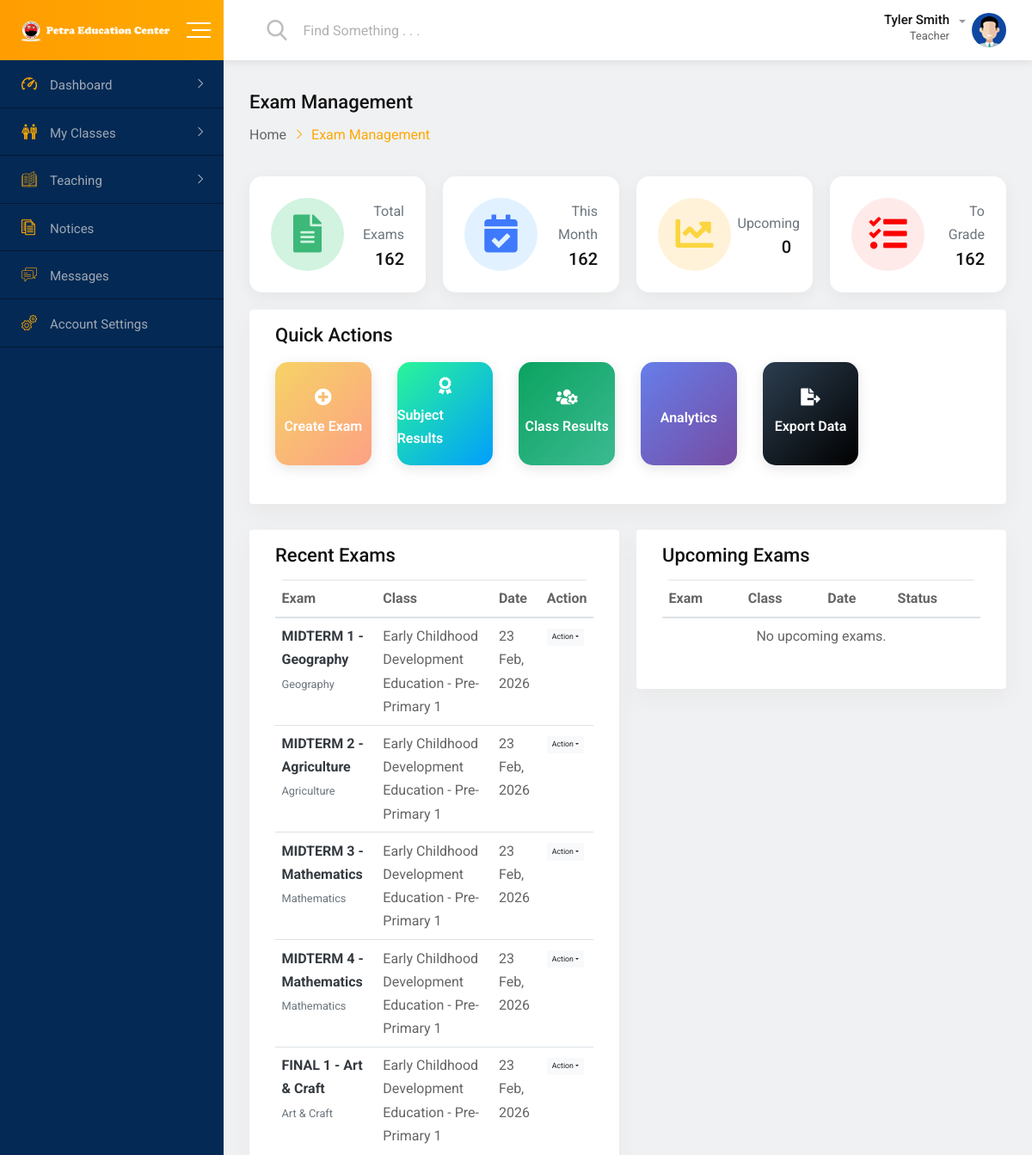
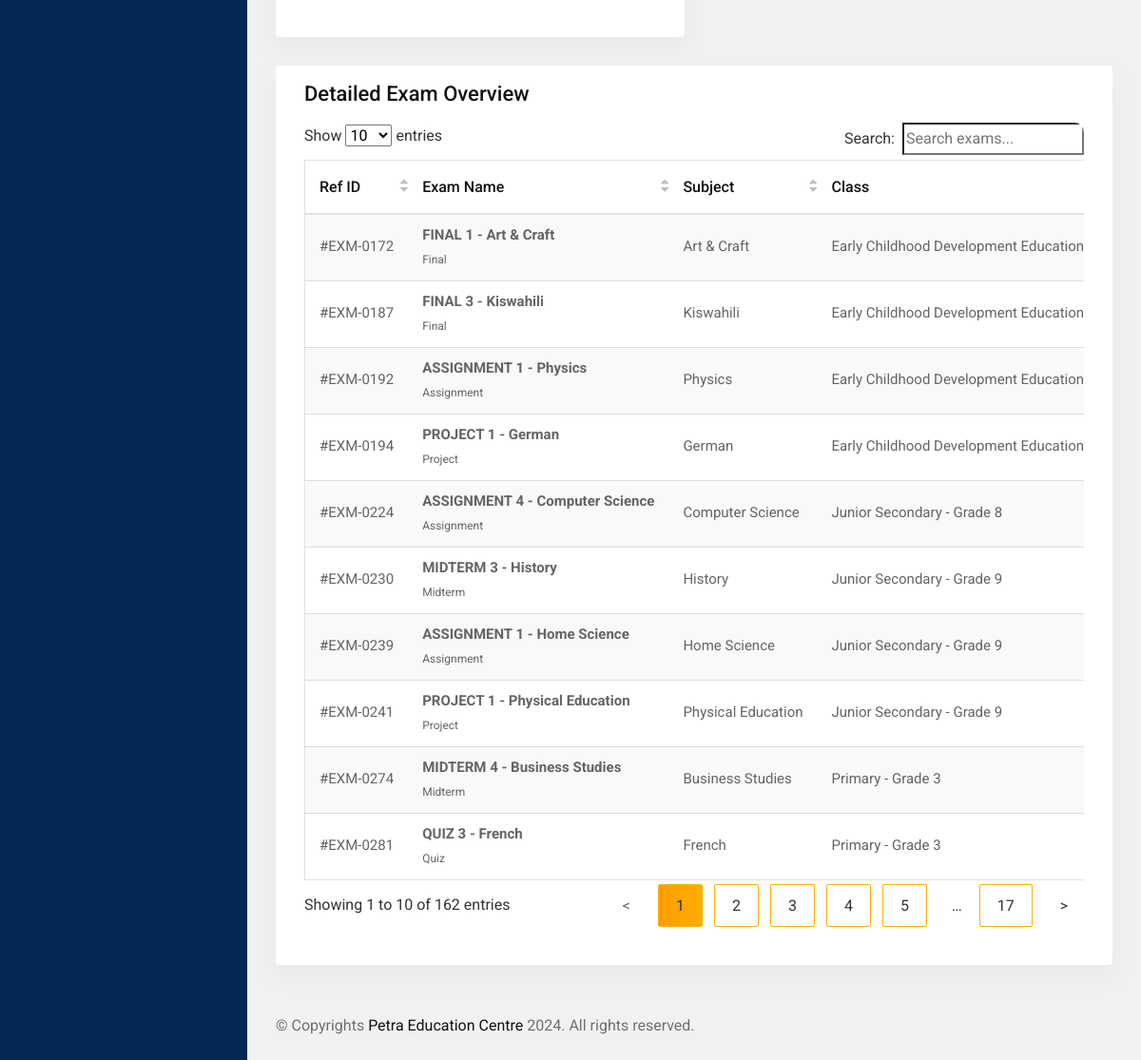
/dashboard/teacher/exams/ (signed in), run on an earlier commit of the app's database (2 pictures, top to bottom).
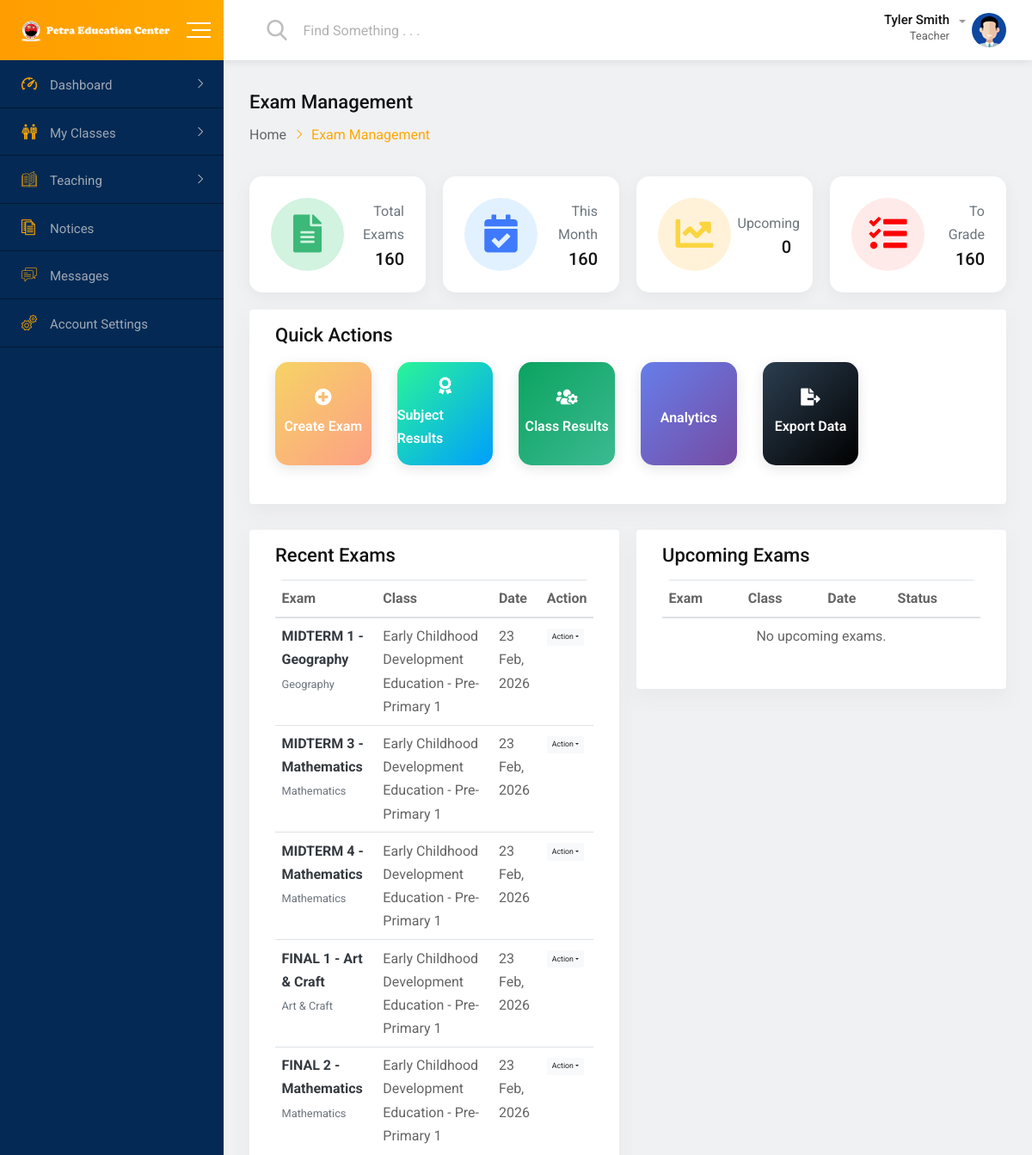
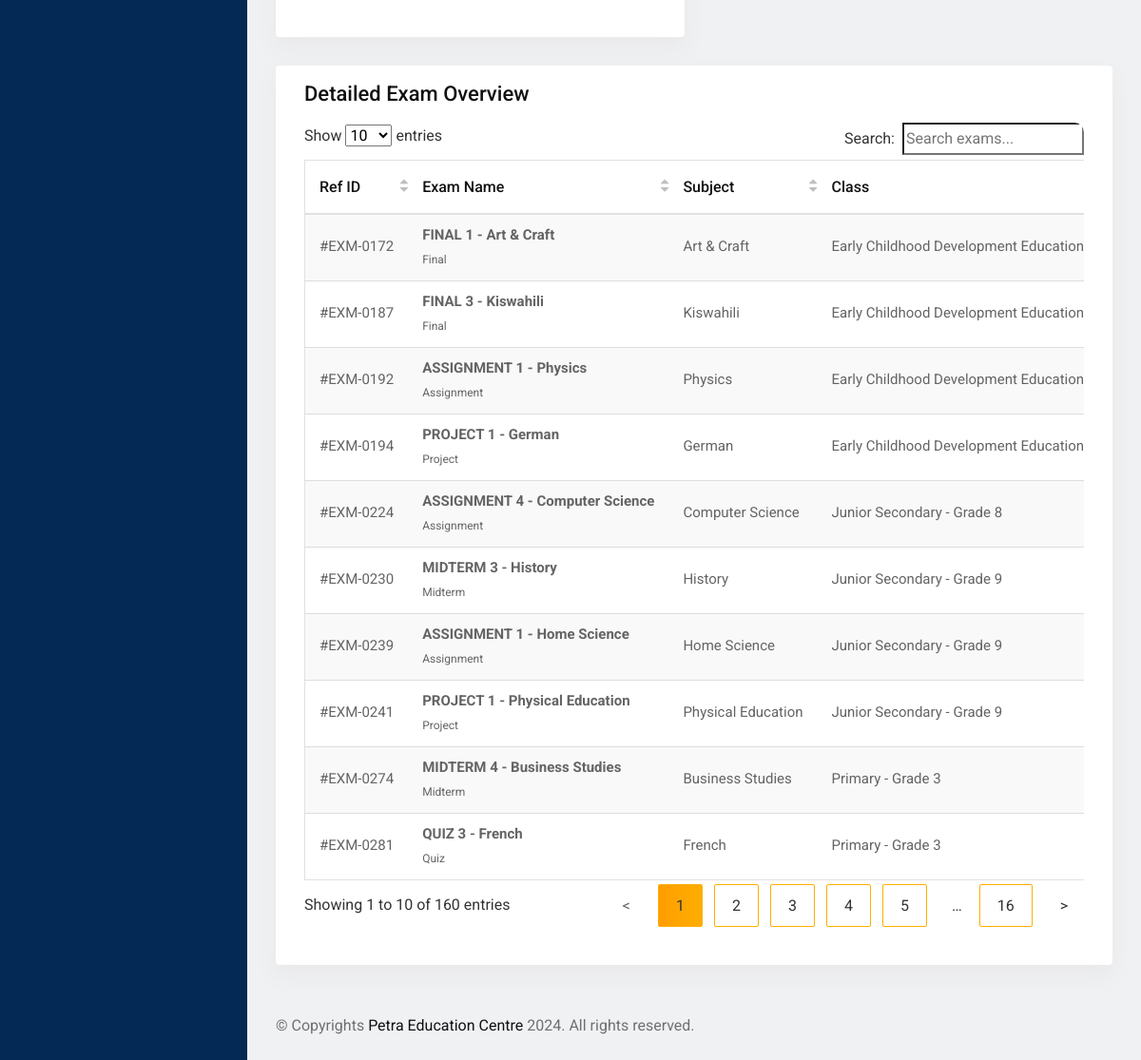
And on a later commit of the database (2 pictures, top to bottom).
### core/models.py (models this page shows, shortened)
class Exam(models.Model):
    EXAM_TYPE_CHOICES = [
        ('MIDTERM', 'Midterm'),
        ('FINAL', 'Final'),
        ('QUIZ', 'Quiz'),
        ('ASSIGNMENT', 'Assignment'),
        ('PROJECT', 'Project'),
    ]
    STATUS_CHOICES = [
        ('UPCOMING', 'Upcoming'),
        ('ONGOING', 'Ongoing'),
        ('COMPLETED', 'Completed'),
        ('CANCELLED', 'Cancelled'),
    ]
    name = models.CharField(max_length=200)
    exam_type = models.CharField(max_length=20, choices=EXAM_TYPE_CHOICES)
    description = models.TextField(blank=True, null=True)
    subject = models.ForeignKey('Subject', on_delete=models.CASCADE)
    class_level = models.ForeignKey('Class', on_delete=models.CASCADE)
    exam_date = models.DateField()
    start_time = models.TimeField()  # No default value
    end_time = models.TimeField()    # No default value
    duration = models.PositiveIntegerField(help_text="Duration in minutes")
    room = models.CharField(max_length=50, blank=True, null=True)
    total_marks = models.DecimalField(max_digits=6, decimal_places=2)
    passing_marks = models.DecimalField(max_digits=6, decimal_places=2)
    status = models.CharField(max_length=20, choices=STATUS_CHOICES, default='UPCOMING')
    created_by = models.ForeignKey(User, on_delete=models.CASCADE)
    created_at = models.DateTimeField(auto_now_add=True)
    updated_at = models.DateTimeField(auto_now=True)
    class Meta:
        ordering = ['-exam_date', 'start_time']

class Subject(models.Model):
    CATEGORY_CHOICES = [
        ('CORE', 'Core'),
        ('ELECTIVE', 'Elective'),
        ('OPTIONAL', 'Optional'),
    ]
    name = models.CharField(max_length=100)
    code = models.CharField(max_length=10, unique=True)
    category = models.CharField(max_length=20, choices=CATEGORY_CHOICES, default='CORE')
    credit_hours = models.PositiveIntegerField(default=1)
    description = models.TextField(blank=True, null=True)
    teachers = models.ManyToManyField(
        'Teacher',
        related_name='assigned_subjects',  # changed
        blank=True,
        verbose_name='Assigned Teachers'
    )

class Class(models.Model):
    LEVEL_CATEGORIES = [
        ('ECDE', 'Early Childhood Development Education'),
        ('PRIMARY', 'Primary'),
        ('JUNIOR_SECONDARY', 'Junior Secondary'),
    ]
    GRADE_LEVELS = [
        ('PP1', 'Pre-Primary 1'),
        ('PP2', 'Pre-Primary 2'),
        ('1', 'Grade 1'),
        ('2', 'Grade 2'),
        ('3', 'Grade 3'),
        ('4', 'Grade 4'),
        ('5', 'Grade 5'),
        ('6', 'Grade 6'),
        ('7', 'Grade 7'),
        ('8', 'Grade 8'),
        ('9', 'Grade 9'),
    ]
    name = models.CharField(max_length=50)
    code = models.CharField(max_length=10, unique=True)
    level_category = models.CharField(max_length=20, choices=LEVEL_CATEGORIES)
    grade_level = models.CharField(max_length=3, choices=GRADE_LEVELS)
    capacity = models.IntegerField(default=30)
    class_teacher = models.ForeignKey('Teacher', on_delete=models.SET_NULL, null=True, blank=True)
    class Meta:
        ordering = ['level_category', 'grade_level']
        verbose_name_plural = 'Classes'

### core/decorators.py (the view)
    def wrapper(request, *args, **kwargs):
        if request.user.is_authenticated and not request.user.is_staff:
            return view_func(request, *args, **kwargs)
        return redirect('login')

### core/access_control.py (called while the page is built)
def get_user_role(user):
    if user.is_superuser or user.is_staff:
        return 'admin'
    elif hasattr(user, 'teacher'):
        return 'teacher'
    elif hasattr(user, 'student'):
        return 'student'
    elif hasattr(user, 'parent'):
        return 'parent'
    else:
        return 'user'

def user_has_role(user, allowed_roles):
    user_role = get_user_role(user)
    return user_role in allowed_roles

def can_manage_users(user):
    return user_has_role(user, ['admin'])

def can_manage_academic_data(user):
    return user_has_role(user, ['admin'])

def can_manage_finances(user):
    return user_has_role(user, ['admin'])

### core/models.py (called while the page is built, shortened)
    def save(self, *args, **kwargs):
        super().save(*args, **kwargs)

### templates/teachers/exam_management.html (shortened to what the changed rows need)
{% extends 'base.html' %}
{% load static %}
{% block extra_css %}
<link rel="stylesheet" href="{% static 'css/jquery.dataTables.min.css' %}">
{% endblock %}
{% block content %}
<div id="wrapper" class="wrapper bg-ash">
    <div class="dashboard-page-one">
        <div class="dashboard-content-one">
            <div class="row gutters-20">
                <div class="col-xl-3 col-sm-6 col-12">
                    <div class="dashboard-summery-one mg-b-20">
                        <div class="row align-items-center">
                            <div class="col-6 text-right">
                                <div class="item-content">
                                    <div class="item-title text-muted mb-1">Total Exams</div>
                                    <div class="item-number h3 font-bold mb-0">{{ total_exams }}</div>
                                </div>
                            </div>
                        </div>
                    </div>
                </div>
                <div class="col-xl-3 col-sm-6 col-12">
                    <div class="dashboard-summery-one mg-b-20">
                        <div class="row align-items-center">
                            <div class="col-6 text-right">
                                <div class="item-content">
                                    <div class="item-title text-muted mb-1">This Month</div>
                                    <div class="item-number h3 font-bold mb-0">{{ exams_this_month }}</div>
                                </div>
                            </div>
                        </div>
                    </div>
                </div>
                <div class="col-xl-3 col-sm-6 col-12">
                    <div class="dashboard-summery-one mg-b-20">
                        <div class="row align-items-center">
                            <div class="col-6 text-right">
                                <div class="item-content">
                                    <div class="item-title text-muted mb-1">To Grade</div>
                                    <div class="item-number h3 font-bold mb-0">{{ total_exams|default:"0" }}</div>
                                </div>
                            </div>
                        </div>
                    </div>
                </div>
            </div>
            <div class="row gutters-20">
                <div class="col-lg-6">
                    <div class="card height-auto">
                        <div class="card-body">
                            <div class="table-responsive">
                                <table class="table table-hover">
                                    <thead>
                                        <tr>
                                            <th>Exam</th>
                                            <th>Class</th>
                                            <th>Date</th>
                                            <th>Action</th>
                                        </tr>
                                    </thead>
                                    <tbody>
                                        {% for exam in recent_exams %}
                                        <tr>
                                            <td>
                                                <div class="font-bold text-dark">{{ exam.name }}</div>
                                                <small class="text-muted">{{ exam.subject.name }}</small>
                                            </td>
                                            <td>{{ exam.class_level.name }}</td>
                                            <td>{{ exam.exam_date|date:"d M, Y" }}</td>
                                            <td>
                                                <div class="dropdown">
                                                    <a href="#" class="btn btn-light btn-sm dropdown-toggle"
                                                        data-toggle="dropdown">Action</a>
                                                </div>
                                            </td>
                                        </tr>
                                        {% empty %}
                                        <tr class="text-center">
                                            <td colspan="4">No recent exams found.</td>
                                        </tr>
                                        {% endfor %}
                                    </tbody>
                                </table>
                            </div>
                        </div>
                    </div>
                </div>
                <div class="col-lg-6">
                    <div class="card height-auto">
                        <div class="card-body">
                            <div class="table-responsive">
                                <table class="table table-hover">
                                    <thead>
                                        <tr>
                                            <th>Exam</th>
                                            <th>Class</th>
                                            <th>Date</th>
                                            <th>Status</th>
                                        </tr>
                                    </thead>
                                </table>
                            </div>
                        </div>
                    </div>
                </div>
            </div>
            <div class="card height-auto">
                <div class="card-body">
                    <div class="heading-layout1 mb-4">
                        <div class="item-title">
                        </div>
                    </div>
                    <div class="table-responsive">
                        <table id="examsTable" class="table display text-nowrap">
                            <thead>
                                <tr>
                                    <th>Ref ID</th>
                                    <th>Exam Name</th>
                                    <th>Subject</th>
                                    <th>Class</th>
                                </tr>
                            </thead>
                            <tbody>
                                {% for exam in all_exams %}
                                <tr>
                                    <td>#EXM-{{ exam.id|stringformat:"04d" }}</td>
                                    <td>
                                        <div class="font-bold">{{ exam.name }}</div>
                                        <small>{{ exam.get_exam_type_display }}</small>
                                    </td>
                                    <td>{{ exam.subject.name }}</td>
                                    <td>{{ exam.class_level.name }}</td>
                                </tr>
                                {% endfor %}
                            </tbody>
                        </table>
                    </div>
                </div>
            </div>
        </div>
    </div>
</div>
{% endblock %}

What changed in the data, as far as the page shows it:
removed Exam: name "MIDTERM 2 - Agriculture", subject.name "Agriculture", class_level.name "Early Childhood Development Education - Pre-Primary 1", exam_date "23 Feb, 2026", shown under "Recent Exams"
now on this page (row unchanged): Exam: name "FINAL 2 - Mathematics", subject.name "Mathematics", class_level.name "Early Childhood Development Education - Pre-Primary 1", exam_date "23 Feb, 2026", shown under "Recent Exams"
Also different on the page:
{{ total_exams }}: "162" → "160"
{{ exams_this_month }}: "162" → "160"
{{ total_exams|default:"0" }}: "162" → "160"
text written by a page script: "Show entries Search: Showing 1 to 10 of 162 entries < 1 2 3 4 5 … 17 >" → "Show entries Search: Showing 1 to 10 of 160 entries < 1 2 3 4 5 … 16 >"
